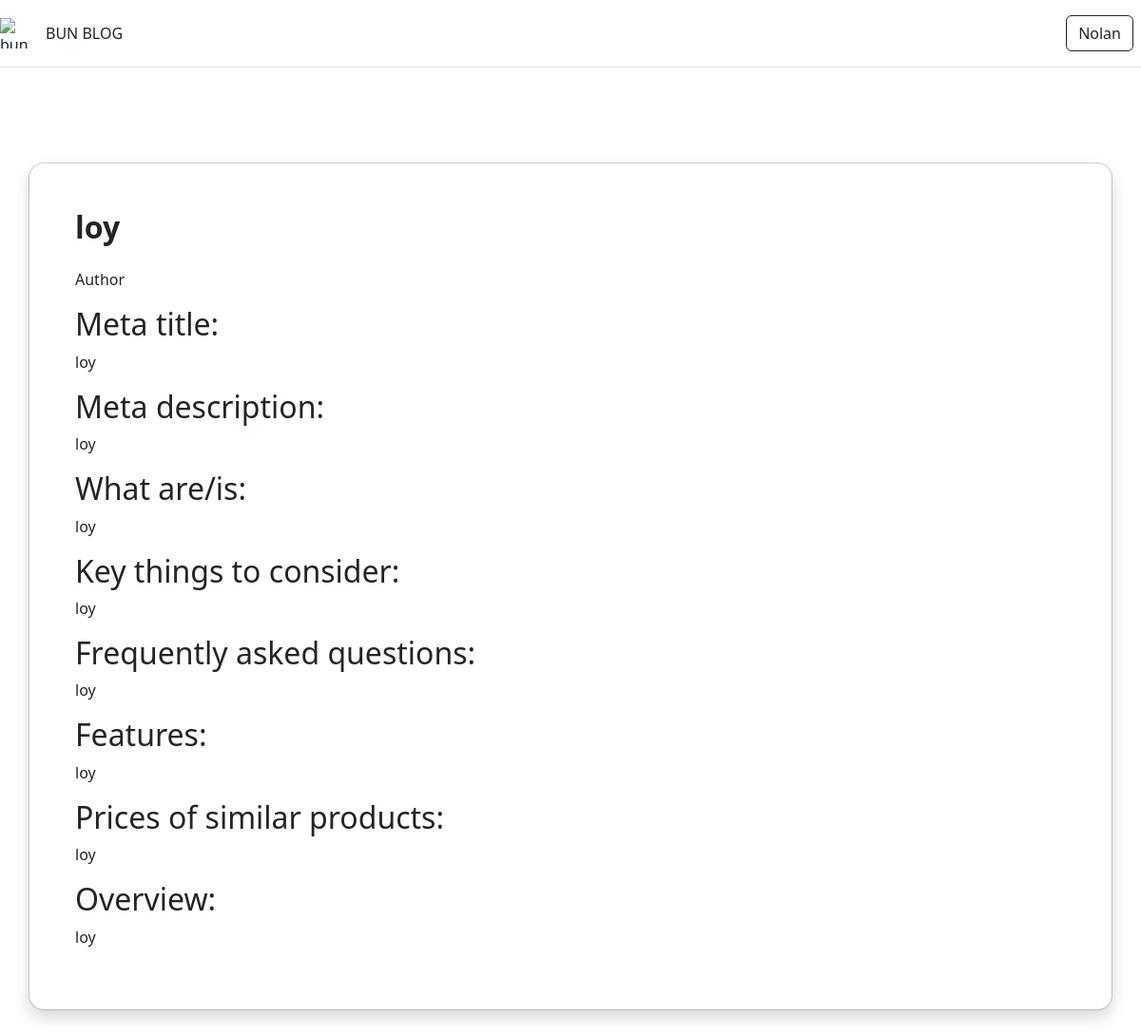
Screenshot of /articles/loy/ (signed in) with the database file from the repository.
### articles/models.py (models this page shows, shortened)
class Article(models.Model):
    user = models.ForeignKey(User, blank=True, null=True, on_delete=models.SET_NULL)
    title = models.TextField()
    meta_title = models.TextField()
    meta_description = models.TextField()
    what_is = models.TextField()
    key_things_to_consider = models.TextField()
    faq = models.TextField()
    features = models.TextField()
    prices_of_similar_products = models.TextField()
    content = models.TextField()
    image_url = models.URLField(default='https://robohash.org/test.png')
    abunda_slug = models.TextField(blank=True)
    slug = models.SlugField(unique=True, blank=True, null=True, max_length=255)
    timestamp = models.DateTimeField(auto_now_add=True)
    updated = models.DateTimeField(auto_now=True)
    publish = models.DateField(auto_now_add=False, auto_now=False, null=True, blank=True)
    published = models.BooleanField(default=False)
    tags = models.TextField(blank=True)
    objects=ArticleManager()

### articles/views.py (the view)
# urls.py: path('<slug:slug>/', article_detail_view, name='detail'),
def article_detail_view(request, slug=None):
    article_obj = None
    if slug is not None:
        try:
            article_obj = Article.objects.get(slug=slug)
        except Article.DoesNotExist:
            raise Http404
        except Article.MultipleObjectsReturned:
            article_obj = Article.objects.filter(slug=slug).first()
        except:
            raise Http404
    context = {
        "object": article_obj,
    }
    return render(request, "articles/detail.html", context=context)

### articles/models.py (called while the page is built)
    def get_queryset(self):
        return ArticleQuerySet(self.model, using=self._db)

### templates/articles/detail.html (shortened to what this page needs)
{% extends "base.html" %}
{% block content %}
<div class="modal modal-xl modal-article-detail position-static d-block py-5" tabindex="-1" role="dialog" id="articleDetail">
        <div class="modal-dialog" role="document">
          <div class="modal-content rounded-4 shadow">
            <div class="modal-header p-5 pb-4 border-bottom-0">
              <h1 class="fw-bold mb-0 fs-2">{{ object.title }}</h1>
            </div>
            <div class="modal-body p-5 pt-0">
                <p>Author {{ object.user.username }}
                <h2>Meta title:</h2>
                <p>{{ object.meta_title|safe }}</p>
                <h2>Meta description:</h2>
                <p>{{ object.meta_description|safe }}</p>
                <h2>What are/is:</h2>
                <p>{{ object.what_is|safe }}</p>
                <h2>Key things to consider:</h2>
                <p>{{ object.key_things_to_consider|safe }}</p>
                <h2>Frequently asked questions:</h2>
                <p>{{ object.faq|safe }}</p>
                <h2>Features:</h2>
                <p>{{ object.features|safe }}</p>
                <h2>Prices of similar products:</h2>
                <p>{{ object.prices_of_similar_products|safe }}</p>
                <h2>Overview:</h2>
                <p>{{ object.content|safe }}</p>
            </div>
          </div>
        </div>
      </div>
{% endblock content %}

### templates/navbar.html
<header class="d-flex flex-wrap align-items-center justify-content-center justify-content-md-between py-3 mb-4 border-bottom">
  <a href="/" class="d-flex align-items-center col-md-3 mb-2 mb-md-0 text-dark text-decoration-none">
    <img class="bi me-2" width="40" height="32" role="img" aria-label="Bootstrap" src="https://cdn-icons-png.flaticon.com/512/5410/5410578.png" alt="bun blog">
    BUN BLOG
  </a>
  <div class="col-md-3 text-end">
    {% if user.is_authenticated %}
    <a href="/profile/" class="btn btn-outline-dark me-2">
      {{ user.username|title }}
    </a>
    {% else %}
      <a href="/login/" class="btn btn-primary me-2" role="button">Login</a>
    {% endif %}
  </div>
</header>

### rows the page displays
Article: title "loy", meta_title "loy", meta_description "loy", what_is "loy", key_things_to_consider "loy", faq "loy", features "loy", prices_of_similar_products "loy", content "loy"

### other values shown
{{ user.username|title }} "Nolan"
